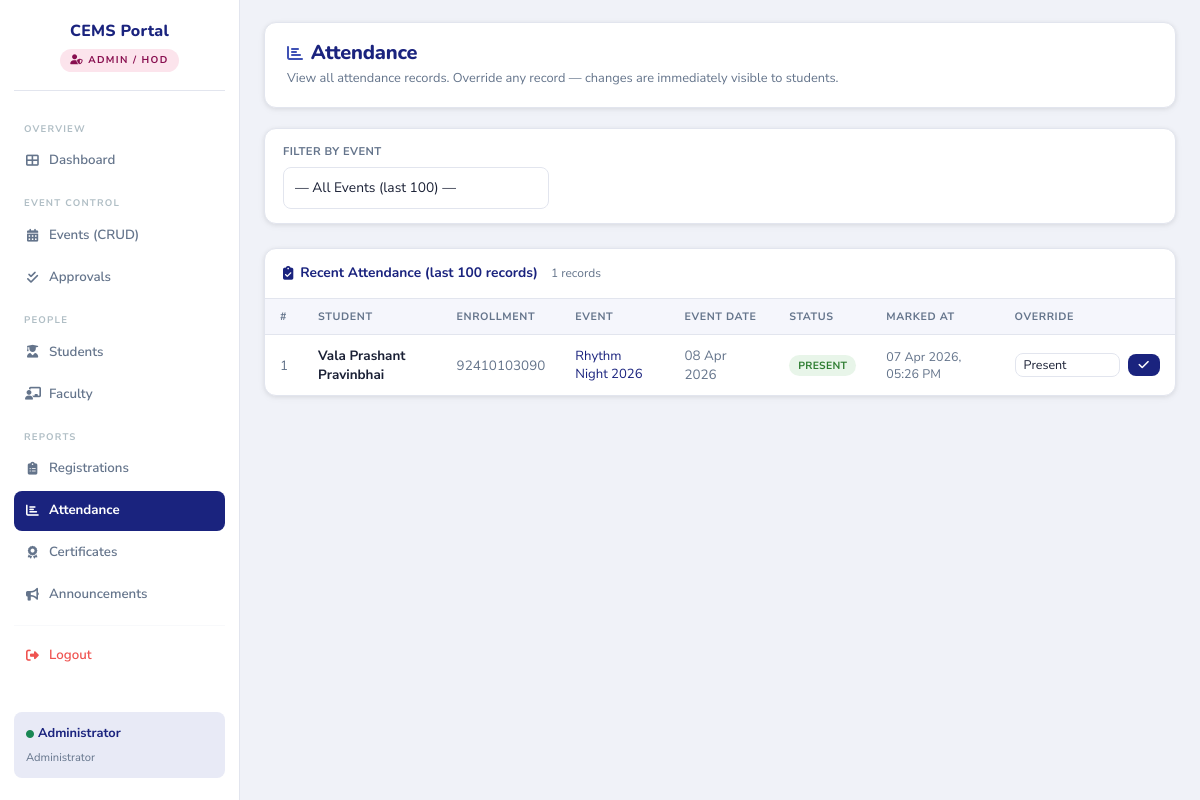
/admin/attendance.php (signed in), run on an earlier commit of the app's database.
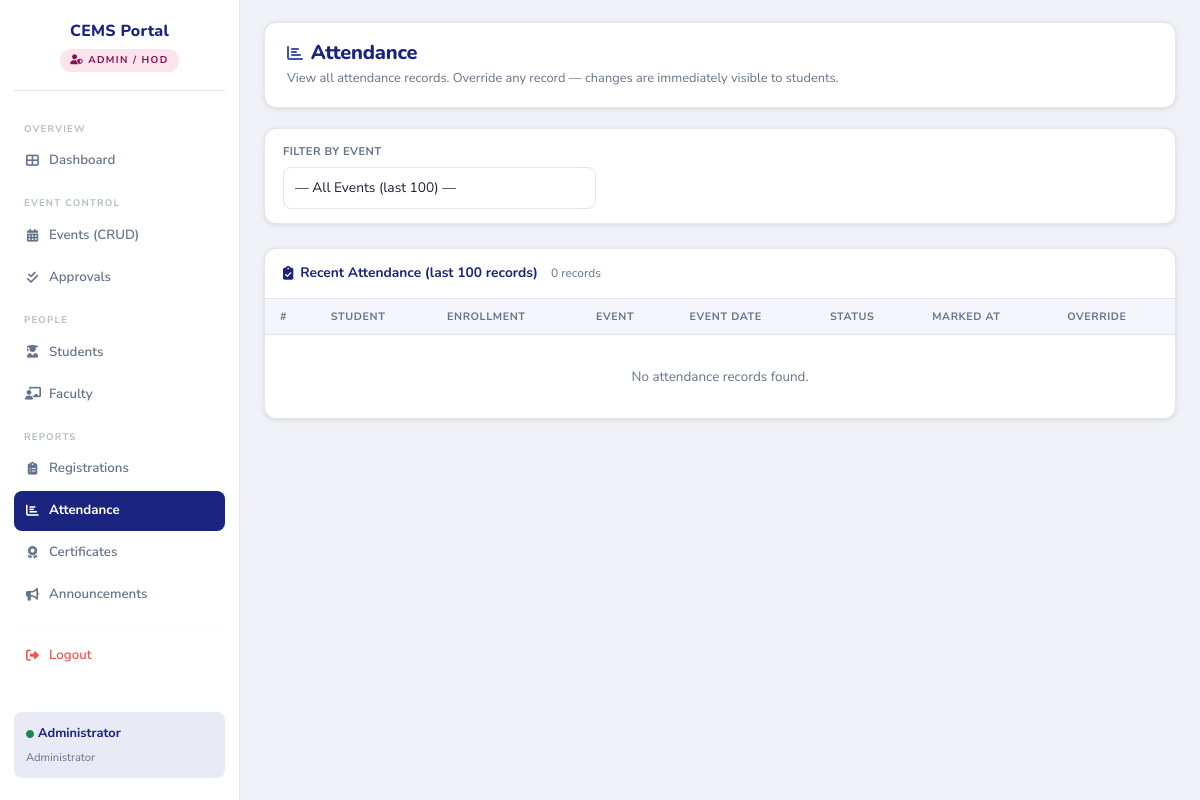
And on a later commit of the database.
### tables this page shows
CREATE TABLE attendance (
    attendance_id INT AUTO_INCREMENT PRIMARY KEY,
    student_id    INT NOT NULL,
    event_id      INT NOT NULL,
    status        ENUM('Pending','Present','Absent') NOT NULL DEFAULT 'Pending',
    marked_at     TIMESTAMP DEFAULT CURRENT_TIMESTAMP ON UPDATE CURRENT_TIMESTAMP,
    UNIQUE KEY uq_att (student_id, event_id),
    FOREIGN KEY (student_id) REFERENCES students(student_id) ON DELETE CASCADE,
    FOREIGN KEY (event_id)   REFERENCES events(event_id)    ON DELETE CASCADE
);

CREATE TABLE students (
    student_id    INT AUTO_INCREMENT PRIMARY KEY,
    full_name     VARCHAR(150) NOT NULL,
    enrollment_no VARCHAR(11)  NOT NULL UNIQUE,
    email         VARCHAR(150) NOT NULL UNIQUE,
    phone         VARCHAR(15)  DEFAULT NULL,
    password      VARCHAR(255) NOT NULL,
    created_at    TIMESTAMP    DEFAULT CURRENT_TIMESTAMP
);

CREATE TABLE events (
    event_id         INT AUTO_INCREMENT PRIMARY KEY,
    event_name       VARCHAR(200) NOT NULL,
    description      TEXT         DEFAULT NULL,
    venue            VARCHAR(200) DEFAULT NULL,
    event_date       DATE         NOT NULL,
    event_time       TIME         DEFAULT NULL,
    capacity         INT          DEFAULT NULL,
    status           ENUM('Pending','Approved','Rejected') NOT NULL DEFAULT 'Pending',
    rejection_reason VARCHAR(500) DEFAULT NULL,
    created_by       INT          NOT NULL,
    created_at       TIMESTAMP    DEFAULT CURRENT_TIMESTAMP,
    FOREIGN KEY (created_by) REFERENCES faculty(faculty_id) ON DELETE CASCADE
);

### admin/attendance.php (the view, shortened to what this page needs)
<?php
require_once('../config/db.php');
require_once('../includes/admin_sidebar.php');
$event_filter = (int)($_GET['event_id'] ?? 0);
$attendance = [];
if ($event_filter) {
    $q = $conn->prepare("
        SELECT a.attendance_id, a.status AS att_status, a.marked_at,
               s.full_name AS student_name, s.enrollment_no,
               e.event_name, e.event_date
        FROM attendance a
        JOIN students s ON s.student_id = a.student_id
        JOIN events   e ON e.event_id   = a.event_id
        WHERE a.event_id = ?
        ORDER BY s.full_name ASC
    ");
    $q->bind_param("i", $event_filter); $q->execute();
    $attendance = $q->get_result()->fetch_all(MYSQLI_ASSOC);
} else {
    $attendance = $conn->query("
        SELECT a.attendance_id, a.status AS att_status, a.marked_at,
               s.full_name AS student_name, s.enrollment_no,
               e.event_name, e.event_date
        FROM attendance a
        JOIN students s ON s.student_id = a.student_id
        JOIN events   e ON e.event_id   = a.event_id
        ORDER BY a.marked_at DESC LIMIT 100
    ")->fetch_all(MYSQLI_ASSOC);
}
?>
<!DOCTYPE html>
<html lang="en">
<head>
    <link href="https://cdn.jsdelivr.net/npm/bootstrap@5.3.2/dist/css/bootstrap.min.css" rel="stylesheet">
    <link rel="stylesheet" href="https://cdnjs.cloudflare.com/ajax/libs/font-awesome/6.4.2/css/all.min.css">
    <link rel="stylesheet" href="../assets/css/style.css">
</head>
<body>
<main class="main-content"><div class="content-inner">
<div class="page-header">
    <div>
        <h1><i class="fas fa-chart-bar me-2" style="color:var(--accent);font-size:1rem;"></i>Attendance</h1>
        <p>View all attendance records. Override any record — changes are immediately visible to students.</p>
    </div>
</div>
<div class="table-wrap mb-4" style="padding:14px 18px;">
    <form method="GET" class="d-flex gap-3 align-items-end flex-wrap">
        <div>
            <label class="form-label-custom">Filter by Event</label>
            <select name="event_id" class="form-control-custom" onchange="this.form.submit()" style="min-width:260px;">
                <option value="">— All Events (last 100) —</option>
            </select>
        </div>
    </form>
</div>
<div class="table-wrap">
    <div class="card-header-custom">
        <i class="fas fa-clipboard-check"></i>
        <?= $event_filter ? 'Attendance Sheet' : 'Recent Attendance (last 100 records)' ?>
        <span style="margin-left:6px;font-size:0.75rem;font-weight:400;color:var(--text-muted);"><?= count($attendance) ?> records</span>
    </div>
    <table class="cems-table">
        <thead>
            <tr>
                <th>#</th>
                <th>Student</th>
                <th>Enrollment</th>
                <?php if (!$event_filter): ?><th>Event</th><th>Event Date</th><?php else: ?><th>Event Date</th><?php endif; ?>
                <th>Status</th>
                <th>Marked At</th>
                <th>Override</th>
            </tr>
        </thead>
        <tbody>
        <?php foreach ($attendance as $i => $a): ?>
        <?php $bc = $a['att_status']==='Present' ? 'badge-present' : ($a['att_status']==='Absent' ? 'badge-absent' : 'badge-pending'); ?>
        <tr>
            <td style="color:var(--text-muted);"><?= $i + 1 ?></td>
            <td><strong><?= htmlspecialchars($a['student_name']) ?></strong></td>
            <td style="color:var(--text-muted);"><?= htmlspecialchars($a['enrollment_no']) ?></td>
            <?php if (!$event_filter): ?>
            <td style="color:var(--primary);font-size:0.82rem;"><?= htmlspecialchars($a['event_name']) ?></td>
            <td style="color:var(--text-muted);"><?= date('d M Y', strtotime($a['event_date'])) ?></td>
            <?php else: ?>
            <td style="color:var(--text-muted);"><?= date('d M Y', strtotime($a['event_date'])) ?></td>
            <?php endif; ?>
            <td><span class="badge-cems <?= $bc ?>"><?= $a['att_status'] ?></span></td>
            <td style="color:var(--text-muted);font-size:0.78rem;"><?= $a['marked_at'] ? date('d M Y, h:i A', strtotime($a['marked_at'])) : '—' ?></td>
            <td>
                <form method="POST" class="d-flex gap-2 align-items-center">
                    <select name="att_status" class="form-control-custom" style="padding:4px 8px;font-size:0.78rem;width:105px;">
                        <?php foreach (['Present','Absent','Pending'] as $st): ?>
                        <option value="<?= $st ?>" <?= $a['att_status']===$st?'selected':'' ?>><?= $st ?></option>
                        <?php endforeach; ?>
                    </select>
                    <button type="submit" class="btn-primary-custom btn-sm-custom" title="Update"><i class="fas fa-check"></i></button>
                </form>
            </td>
        </tr>
        <?php endforeach; ?>
        <?php if (empty($attendance)): ?>
        <tr><td colspan="8" style="text-align:center;padding:32px;color:var(--text-muted);">No attendance records found.</td></tr>
        <?php endif; ?>
        </tbody>
    </table>
</div>
</div></main>
</body>
</html>

What changed in the data, as far as the page shows it:
removed attendance: student.full_name "Vala Prashant Pravinbhai", student.enrollment_no "92410103090", event.event_name "Rhythm Night 2026", event.event_date "08 Apr 2026", status "PRESENT", marked_at "07 Apr 2026, 05:26 PM", att_status "Present"
Also different on the page:
count($attendance): "1" → "0"
text now shown: "No attendance records found."
